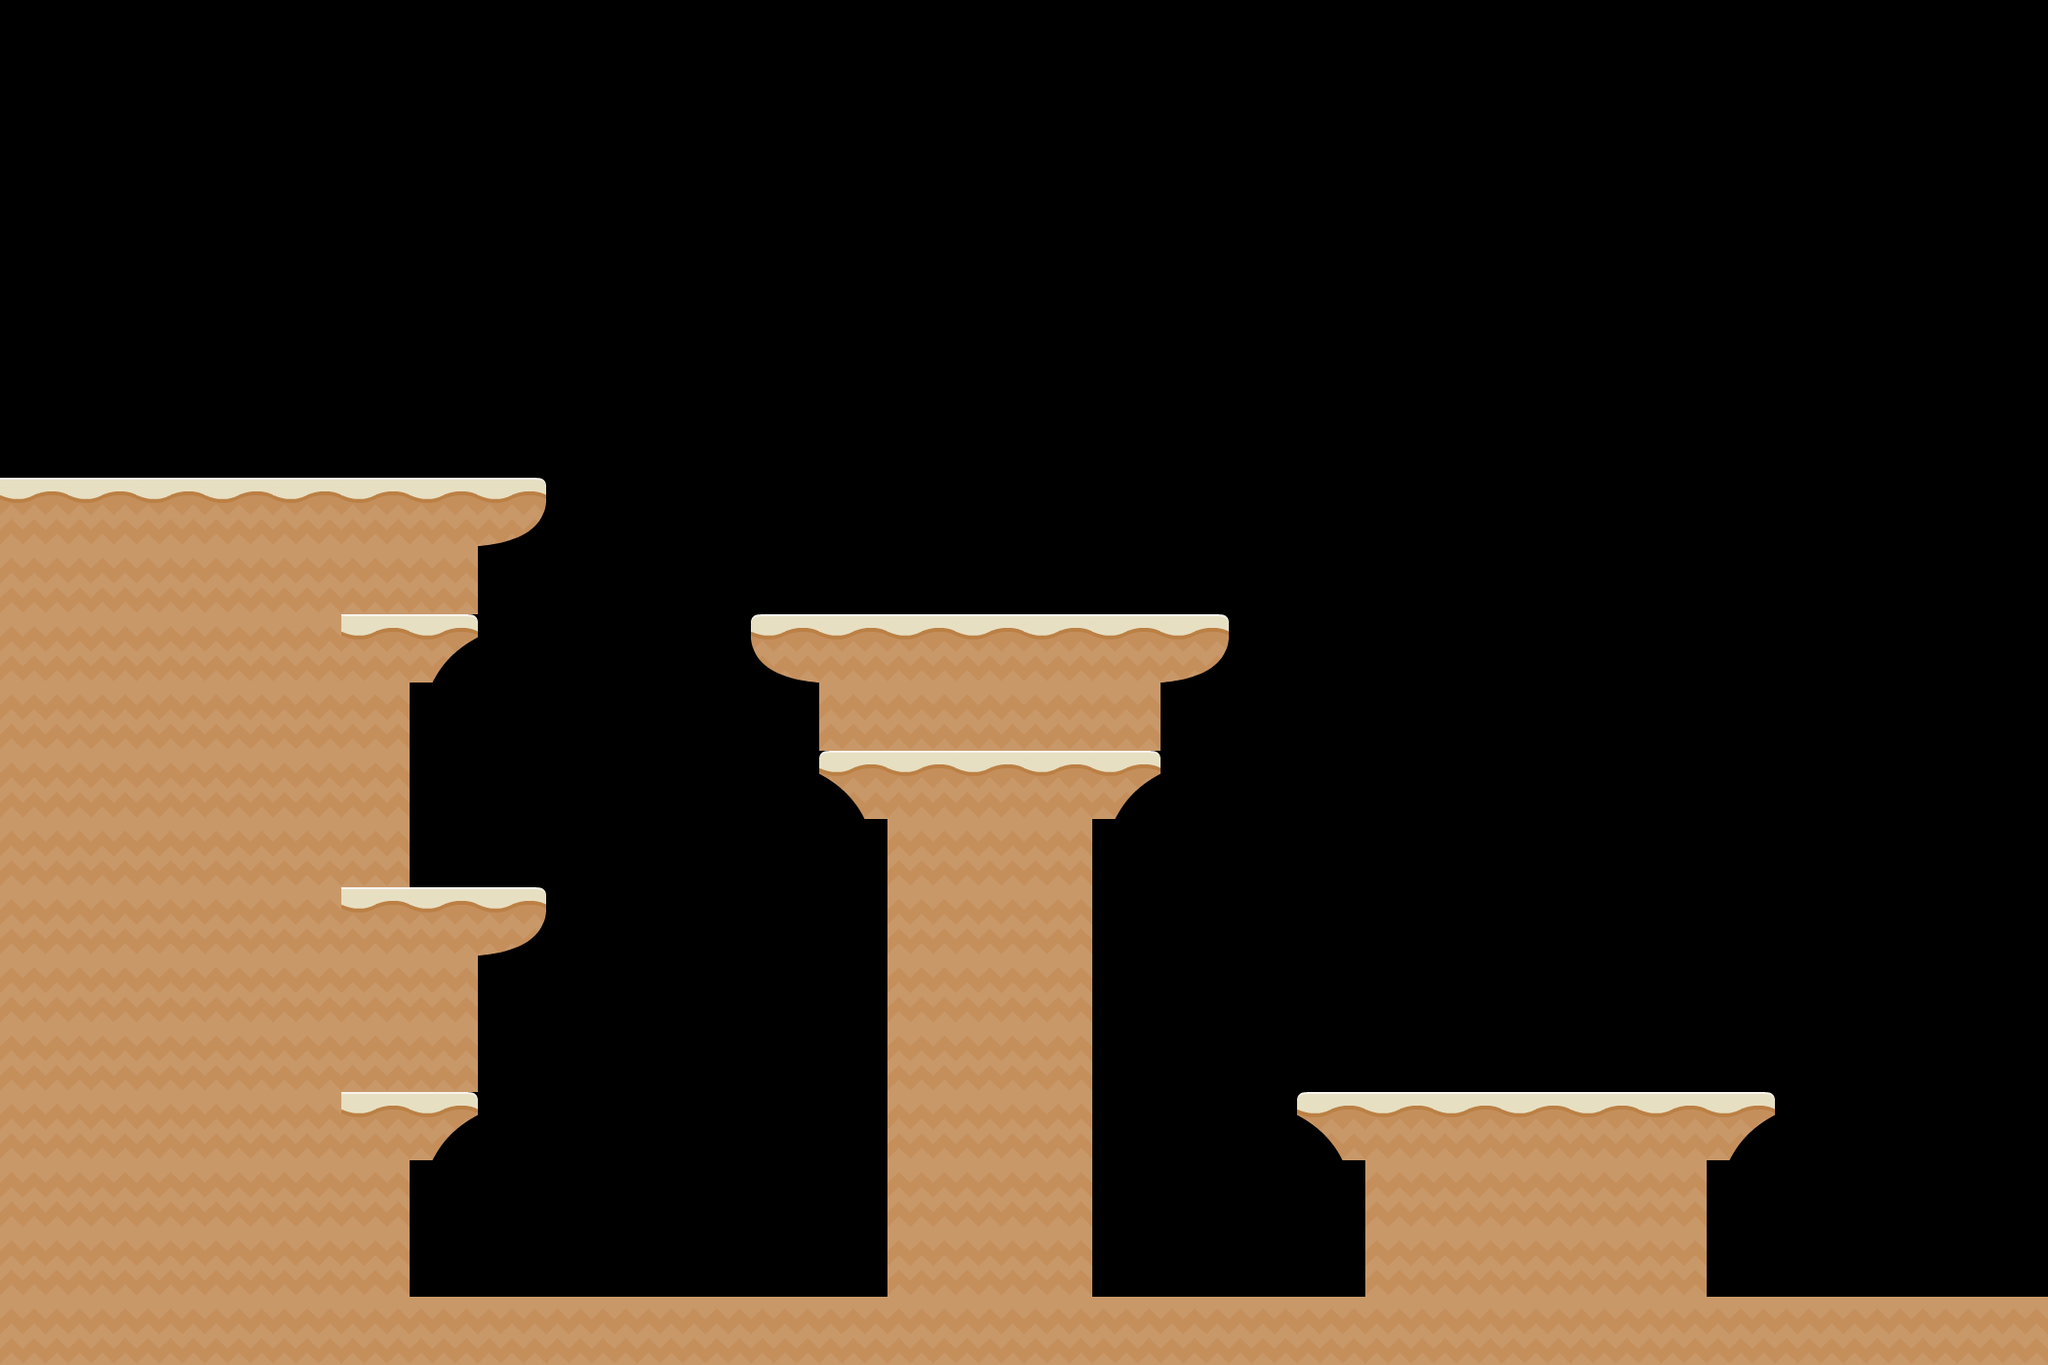

A level layout from a 2D game, rendered from its tile map. Below: a short description, then the map file with tile-grid data replaced by summaries:
An orthogonal 30x20 tile map with 70x70 px tiles, 1 tile layer (Tile Layer 1).

<map version="1.0" orientation="orthogonal" width="30" height="20" tilewidth="70" tileheight="70">
 <tileset firstgid="1" name="tiles_spritesheet" tilewidth="70" tileheight="70" spacing="2">
  <image source="tiles_spritesheet.png" width="865" height="935" />
 </tileset>
 <layer name="Tile Layer 1" width="30" height="20">
  <data>[600 cells, 166 non-empty, 6 distinct tile ids]</data>
 </layer>
</map>